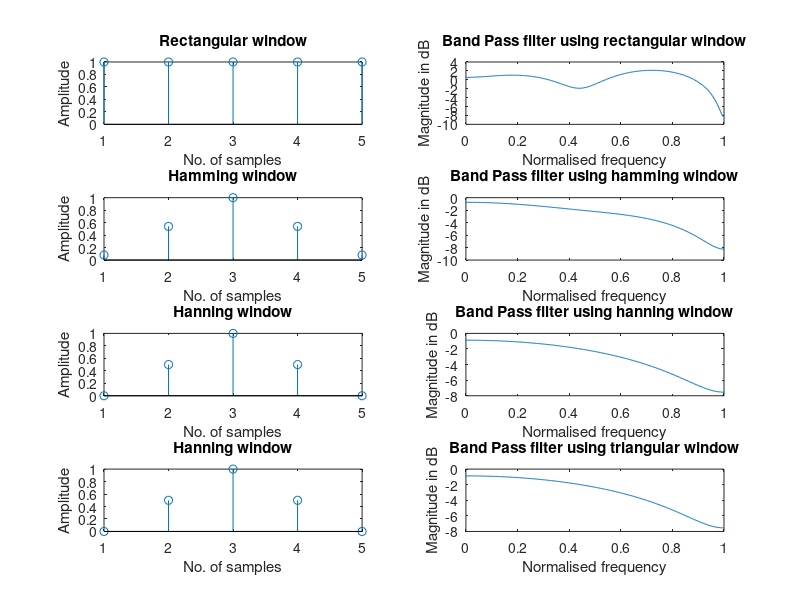

MATLAB code for this plot:
clc;
clear all;
close all;

wc1 = 0.5*pi;
wc2 = 0.9*pi;
eps = 0.001;
N = input("Enter N: ");
alpha = (N-1)/2;
n = 0:1:N-1;
hd = (sin(wc2*(n-alpha+eps))-(sin(wc1*(n-alpha+eps)))./(pi*(n-alpha+eps)));

wr = boxcar(N);
whm = hamming(N);
whn = hanning(N);
wt = bartlett(N);
w = 0:0.01:pi;
hn1 = hd.*wr';
hn2 = hd.*whm';
hn3 = hd.*whn';
hn4 = hd.*wt';

h1 = freqz(hn1,1,w);
h2 = freqz(hn2,1,w);
h3 = freqz(hn3,1,w);
h4 = freqz(hn4,1,w);

subplot(4,2,1);
stem(wr);
xlabel("No. of samples");
ylabel("Amplitude");
title("Rectangular window");

subplot(4,2,2);
plot(w/pi,10*log10(abs(h1)));
xlabel("Normalised frequency");
ylabel("Magnitude in dB");
title("Band Pass filter using rectangular window");

subplot(4,2,3);
stem(whm);
xlabel("No. of samples");
ylabel("Amplitude");
title("Hamming window");

subplot(4,2,4);
plot(w/pi,10*log10(abs(h2)));
xlabel("Normalised frequency");
ylabel("Magnitude in dB");
title("Band Pass filter using hamming window");

subplot(4,2,5);
stem(whn);
xlabel("No. of samples");
ylabel("Amplitude");
title("Hanning window");

subplot(4,2,6);
plot(w/pi,10*log10(abs(h3)));
xlabel("Normalised frequency");
ylabel("Magnitude in dB");
title("Band Pass filter using hanning window");

subplot(4,2,7);
stem(wt);
xlabel("No. of samples");
ylabel("Amplitude");
title("Hanning window");

subplot(4,2,8);
plot(w/pi,10*log10(abs(h4)));
xlabel("Normalised frequency");
ylabel("Magnitude in dB");
title("Band Pass filter using triangular window");
